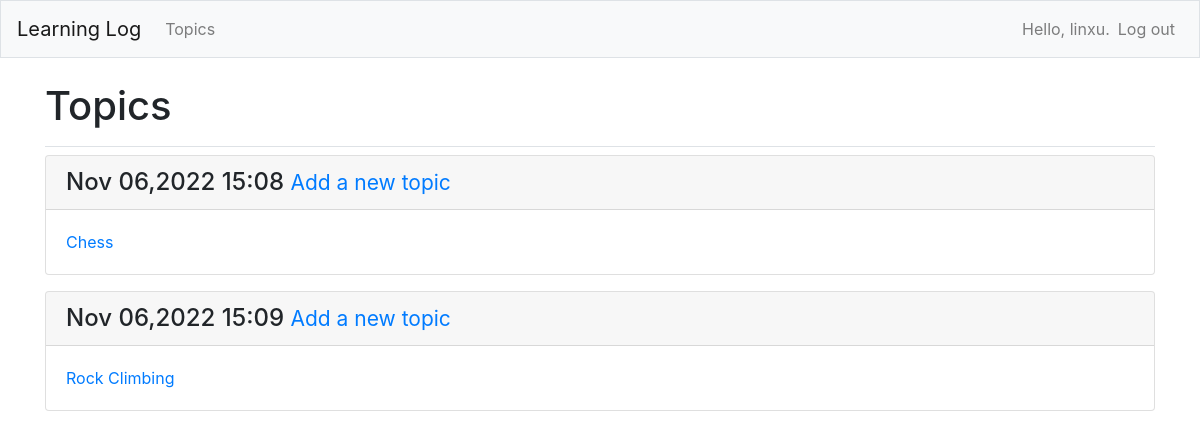
The app's page /topics/ (signed in), older data.
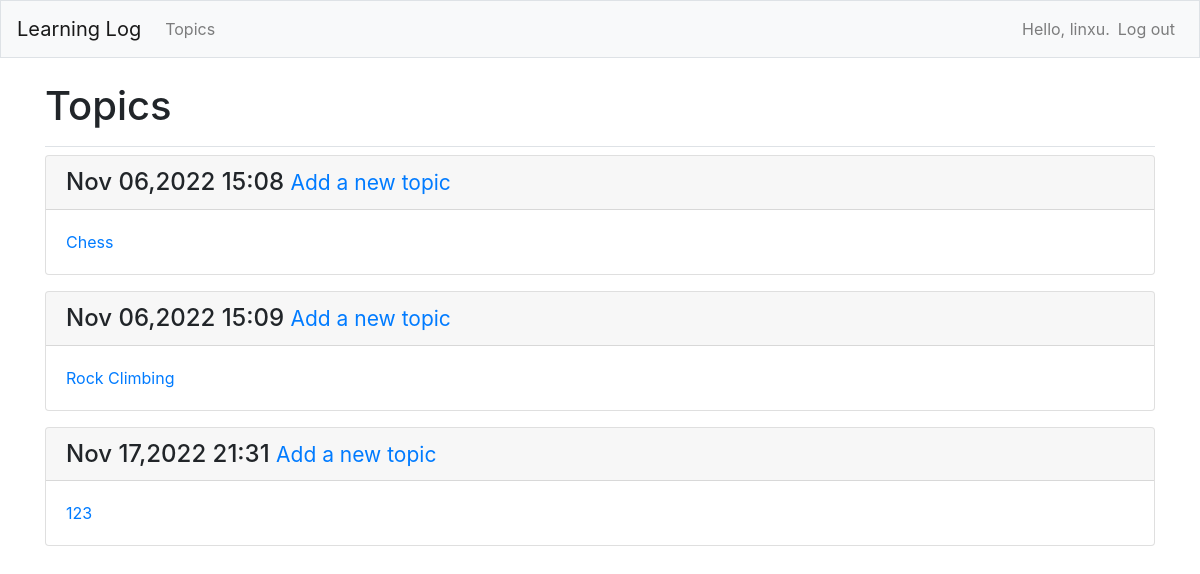
The same page, newer data.
### learning_logs/models.py (models this page shows)
class Topic(models.Model):
    text = models.CharField(max_length=200)
    date_added = models.DateTimeField(auto_now_add=True)
    owner = models.ForeignKey(User, on_delete=models.CASCADE)
    def __str__(self):
        return self.text

### learning_logs/views.py (the view)
# urls.py: path('topics/', views.topics, name='topics'),
@login_required
def topics(request):
    topics = Topic.objects.filter(owner=request.user).order_by('date_added')
    context = {'topics': topics}
    return render(request, 'learning_logs/topics.html', context)

### learning_logs/templates/learning_logs/topics.html (shortened to what this page needs)
{% extends "learning_logs/base.html" %}
{% load bootstrap4 %}
{% block page_header %}
  <h1>Topics</h1>
{% endblock page_header %}
{% block content %}
    {% for topic in topics %}
		<div class="card mb-3">
			<h4 class="card-header">
				{{ topic.date_added|date:'M d,Y H:i' }}
			<small><a href="{% url 'learning_logs:new_topic' %}">
					Add a new topic</a></small>
			</h4>
			<div class="card-body">
				<a href="{% url 'learning_logs:topic' topic.id %}">{{ topic }}</a>
			</div>
		</div>
    {% empty %}
	  <div class="alert alert-secondary" role="alert">
		No topics have been added yet!
	  </div>
	  <h3><a href="{% url 'learning_logs:new_topic' %}">Add a new topic</a></h3>
    {% endfor %}
{% endblock content %}

Row changes from the older to the newer data that the page shows:
added Topic: date_added "Nov 17,2022 21:31", text "123"
